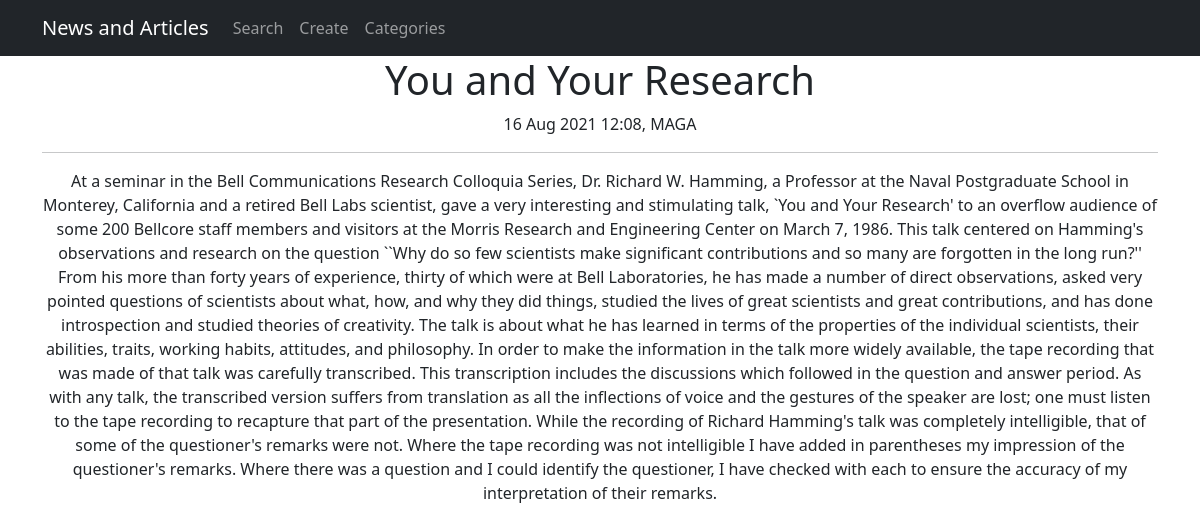
Screenshot of /news/1 with the database file from the repository.
### news/models.py (models this page shows, shortened)
class Post(models.Model):
    author = models.ForeignKey(Author, on_delete=models.CASCADE)
    NEWS = 'NEW'
    ARTICLE = 'ART'
    CATEGORY_CHOICES = [(NEWS, 'NEWS'), (ARTICLE, 'ARTICLE'), ]
    categoryType = models.CharField(max_length=3, choices=CATEGORY_CHOICES, default=NEWS)
    dateCreated = models.DateTimeField(auto_now_add=True)
    postCategory = models.ManyToManyField(Category, through='PostCategory')
    title = models.CharField(max_length=128)
    text = models.TextField()
    rating = models.SmallIntegerField(default=0)

class Author(models.Model):
    authorUser = models.OneToOneField(User, on_delete=models.CASCADE)
    ratingAuthor = models.SmallIntegerField(default=0)
    first_name = User.first_name
    last_name = User.last_name
    def __str__(self):
        return f'{self.authorUser.username}'

### news/views.py (the view)
# urls.py: path('<int:pk>', PostDetailedView.as_view(), name='post'),
class PostDetailedView(DetailView):
    model = Post
    template_name = 'post.html'
    context_object_name = 'news'
    queryset = Post.objects.all()

### news/templatetags/custom_filters.py (called while the page is built)
@register.filter(name='censor')
def censor(value):
    for word in censor_list:
        value = value.replace(word, replacement_word)
    return value

### templates/post.html (shortened to what this page needs)
{% extends 'flatpages/default.html' %}
{% load custom_filters %}
{% block content %}
<h1>{{news.title|censor}}</h1>
{{news.dateCreated|date:'d M Y h:m'}}, {{news.author}}
<br>
<hr>
{{ news.text|censor }}
{% endblock content %}

### rows the page displays
Post: title|censor "You and Your Research", dateCreated "16 Aug 2021 12:08", author "MAGA", text|censor "At a seminar in the Bell Communications Research Colloquia Series, Dr. Richard W. Hamming, a Professor at the Naval Postgraduate School in Monterey, California and a retired Bell Labs scientist, gave a very interesting and stimulating talk, `You and Your Research' to an overflow audience of some 200 Bellcore staff members and visitors at the Morris Research and Engineering Center on March 7, 1986. This talk centered on Hamming's observations and research on the question ``Why do so few scientists make significant contributions and so many are forgotten in the long run?'' From his more than forty years of experience, thirty of which were at Bell Laboratories, he has made a number of direct…"
